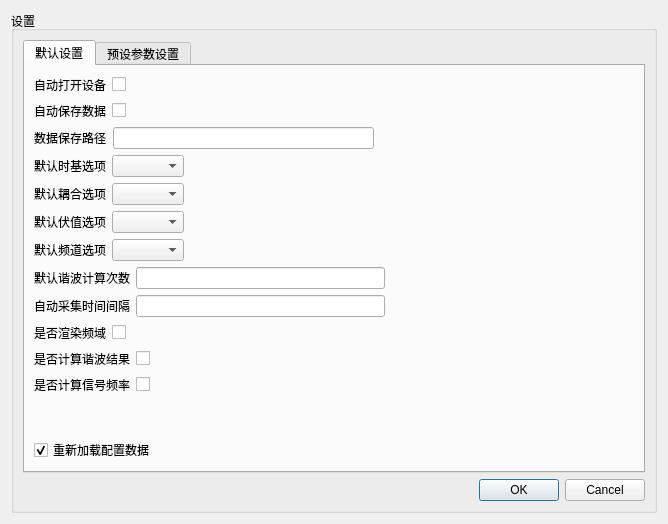
<?xml version="1.0" encoding="UTF-8"?>
<ui version="4.0">
 <class>Settings</class>
 <widget class="QDialog" name="Settings">
  <property name="geometry">
   <rect>
    <x>0</x>
    <y>0</y>
    <width>668</width>
    <height>524</height>
   </rect>
  </property>
  <property name="windowTitle">
   <string>Dialog</string>
  </property>
  <layout class="QVBoxLayout" name="verticalLayout_3">
   <item>
    <widget class="QGroupBox" name="groupBox">
     <property name="title">
      <string>设置</string>
     </property>
     <layout class="QVBoxLayout" name="verticalLayout_2">
      <item>
       <widget class="QTabWidget" name="tabWidget">
        <property name="currentIndex">
         <number>0</number>
        </property>
        <widget class="QWidget" name="tab">
         <attribute name="title">
          <string>默认设置</string>
         </attribute>
         <layout class="QGridLayout" name="gridLayout">
          <item row="2" column="0">
           <spacer name="verticalSpacer">
            <property name="orientation">
             <enum>Qt::Orientation::Vertical</enum>
            </property>
            <property name="sizeHint" stdset="0">
             <size>
              <width>20</width>
              <height>40</height>
             </size>
            </property>
           </spacer>
          </item>
          <item row="0" column="0">
           <layout class="QVBoxLayout" name="verticalLayout">
            <item>
             <layout class="QHBoxLayout" name="horizontalLayout" stretch="0,0,0">
              <item>
               <widget class="QLabel" name="label">
                <property name="text">
                 <string>自动打开设备</string>
                </property>
               </widget>
              </item>
              <item>
               <widget class="QCheckBox" name="autoOpenDevice">
                <property name="text">
                 <string/>
                </property>
               </widget>
              </item>
              <item>
               <spacer name="horizontalSpacer_2">
                <property name="orientation">
                 <enum>Qt::Orientation::Horizontal</enum>
                </property>
                <property name="sizeHint" stdset="0">
                 <size>
                  <width>40</width>
                  <height>20</height>
                 </size>
                </property>
               </spacer>
              </item>
             </layout>
            </item>
            <item>
             <layout class="QHBoxLayout" name="horizontalLayout_2" stretch="0,0,0">
              <item>
               <widget class="QLabel" name="label_2">
                <property name="text">
                 <string>自动保存数据</string>
                </property>
               </widget>
              </item>
              <item>
               <widget class="QCheckBox" name="autoSaveRawData">
                <property name="text">
                 <string/>
                </property>
               </widget>
              </item>
              <item>
               <spacer name="horizontalSpacer_12">
                <property name="orientation">
                 <enum>Qt::Orientation::Horizontal</enum>
                </property>
                <property name="sizeHint" stdset="0">
                 <size>
                  <width>40</width>
                  <height>20</height>
                 </size>
                </property>
               </spacer>
              </item>
             </layout>
            </item>
            <item>
             <layout class="QHBoxLayout" name="horizontalLayout_3">
              <item>
               <widget class="QLabel" name="label_3">
                <property name="text">
                 <string>数据保存路径</string>
                </property>
               </widget>
              </item>
              <item>
               <widget class="QLineEdit" name="autoSaveFolder"/>
              </item>
              <item>
               <spacer name="horizontalSpacer">
                <property name="orientation">
                 <enum>Qt::Orientation::Horizontal</enum>
                </property>
                <property name="sizeHint" stdset="0">
                 <size>
                  <width>40</width>
                  <height>20</height>
                 </size>
                </property>
               </spacer>
              </item>
             </layout>
            </item>
            <item>
             <layout class="QHBoxLayout" name="horizontalLayout_4">
              <item>
               <widget class="QLabel" name="label_4">
                <property name="text">
                 <string>默认时基选项</string>
                </property>
               </widget>
              </item>
              <item>
               <widget class="QComboBox" name="cb_timebase"/>
              </item>
              <item>
               <spacer name="horizontalSpacer_3">
                <property name="orientation">
                 <enum>Qt::Orientation::Horizontal</enum>
                </property>
                <property name="sizeHint" stdset="0">
                 <size>
                  <width>40</width>
                  <height>20</height>
                 </size>
                </property>
               </spacer>
              </item>
             </layout>
            </item>
            <item>
             <layout class="QHBoxLayout" name="horizontalLayout_5">
              <item>
               <widget class="QLabel" name="label_5">
                <property name="text">
                 <string>默认耦合选项</string>
                </property>
               </widget>
              </item>
              <item>
               <widget class="QComboBox" name="cb_coupling"/>
              </item>
              <item>
               <spacer name="horizontalSpacer_4">
                <property name="orientation">
                 <enum>Qt::Orientation::Horizontal</enum>
                </property>
                <property name="sizeHint" stdset="0">
                 <size>
                  <width>40</width>
                  <height>20</height>
                 </size>
                </property>
               </spacer>
              </item>
             </layout>
            </item>
            <item>
             <layout class="QHBoxLayout" name="horizontalLayout_6">
              <item>
               <widget class="QLabel" name="label_6">
                <property name="text">
                 <string>默认伏值选项</string>
                </property>
               </widget>
              </item>
              <item>
               <widget class="QComboBox" name="cb_voltage"/>
              </item>
              <item>
               <spacer name="horizontalSpacer_5">
                <property name="orientation">
                 <enum>Qt::Orientation::Horizontal</enum>
                </property>
                <property name="sizeHint" stdset="0">
                 <size>
                  <width>40</width>
                  <height>20</height>
                 </size>
                </property>
               </spacer>
              </item>
             </layout>
            </item>
            <item>
             <layout class="QHBoxLayout" name="horizontalLayout_7">
              <item>
               <widget class="QLabel" name="label_7">
                <property name="text">
                 <string>默认频道选项</string>
                </property>
               </widget>
              </item>
              <item>
               <widget class="QComboBox" name="cb_channel"/>
              </item>
              <item>
               <spacer name="horizontalSpacer_6">
                <property name="orientation">
                 <enum>Qt::Orientation::Horizontal</enum>
                </property>
                <property name="sizeHint" stdset="0">
                 <size>
                  <width>40</width>
                  <height>20</height>
                 </size>
                </property>
               </spacer>
              </item>
             </layout>
            </item>
            <item>
             <layout class="QHBoxLayout" name="horizontalLayout_8">
              <item>
               <widget class="QLabel" name="label_8">
                <property name="text">
                 <string>默认谐波计算次数</string>
                </property>
               </widget>
              </item>
              <item>
               <widget class="QLineEdit" name="harmonicCalculateCount"/>
              </item>
              <item>
               <spacer name="horizontalSpacer_7">
                <property name="orientation">
                 <enum>Qt::Orientation::Horizontal</enum>
                </property>
                <property name="sizeHint" stdset="0">
                 <size>
                  <width>40</width>
                  <height>20</height>
                 </size>
                </property>
               </spacer>
              </item>
             </layout>
            </item>
            <item>
             <layout class="QHBoxLayout" name="horizontalLayout_9">
              <item>
               <widget class="QLabel" name="label_9">
                <property name="text">
                 <string>自动采集时间间隔</string>
                </property>
               </widget>
              </item>
              <item>
               <widget class="QLineEdit" name="autoLoadDelay"/>
              </item>
              <item>
               <spacer name="horizontalSpacer_8">
                <property name="orientation">
                 <enum>Qt::Orientation::Horizontal</enum>
                </property>
                <property name="sizeHint" stdset="0">
                 <size>
                  <width>40</width>
                  <height>20</height>
                 </size>
                </property>
               </spacer>
              </item>
             </layout>
            </item>
            <item>
             <layout class="QHBoxLayout" name="horizontalLayout_10" stretch="0,0,0">
              <item>
               <widget class="QLabel" name="label_10">
                <property name="text">
                 <string>是否渲染频域</string>
                </property>
               </widget>
              </item>
              <item>
               <widget class="QCheckBox" name="autoRenderFrequency">
                <property name="text">
                 <string/>
                </property>
               </widget>
              </item>
              <item>
               <spacer name="horizontalSpacer_9">
                <property name="orientation">
                 <enum>Qt::Orientation::Horizontal</enum>
                </property>
                <property name="sizeHint" stdset="0">
                 <size>
                  <width>40</width>
                  <height>20</height>
                 </size>
                </property>
               </spacer>
              </item>
             </layout>
            </item>
            <item>
             <layout class="QHBoxLayout" name="horizontalLayout_11" stretch="0,0,0">
              <item>
               <widget class="QLabel" name="label_11">
                <property name="text">
                 <string>是否计算谐波结果</string>
                </property>
               </widget>
              </item>
              <item>
               <widget class="QCheckBox" name="autoCalculateHarmonicResult">
                <property name="text">
                 <string/>
                </property>
               </widget>
              </item>
              <item>
               <spacer name="horizontalSpacer_10">
                <property name="orientation">
                 <enum>Qt::Orientation::Horizontal</enum>
                </property>
                <property name="sizeHint" stdset="0">
                 <size>
                  <width>40</width>
                  <height>20</height>
                 </size>
                </property>
               </spacer>
              </item>
             </layout>
            </item>
            <item>
             <layout class="QHBoxLayout" name="horizontalLayout_12" stretch="0,0,0">
              <item>
               <widget class="QLabel" name="label_12">
                <property name="text">
                 <string>是否计算信号频率</string>
                </property>
               </widget>
              </item>
              <item>
               <widget class="QCheckBox" name="autoCalculateSingalFreq">
                <property name="text">
                 <string/>
                </property>
               </widget>
              </item>
              <item>
               <spacer name="horizontalSpacer_11">
                <property name="orientation">
                 <enum>Qt::Orientation::Horizontal</enum>
                </property>
                <property name="sizeHint" stdset="0">
                 <size>
                  <width>40</width>
                  <height>20</height>
                 </size>
                </property>
               </spacer>
              </item>
             </layout>
            </item>
           </layout>
          </item>
          <item row="3" column="0">
           <widget class="QCheckBox" name="isReload">
            <property name="text">
             <string>重新加载配置数据</string>
            </property>
            <property name="checked">
             <bool>true</bool>
            </property>
           </widget>
          </item>
         </layout>
        </widget>
        <widget class="QWidget" name="tab_2">
         <attribute name="title">
          <string>预设参数设置</string>
         </attribute>
         <layout class="QFormLayout" name="formLayout">
          <item row="0" column="0" colspan="2">
           <layout class="QHBoxLayout" name="horizontalLayout_13" stretch="2,1">
            <item>
             <widget class="QGroupBox" name="groupBox_2">
              <property name="title">
               <string>示波预设</string>
              </property>
              <layout class="QGridLayout" name="gridLayout_3">
               <item row="0" column="0">
                <widget class="QTableView" name="tableView"/>
               </item>
              </layout>
             </widget>
            </item>
            <item>
             <widget class="QGroupBox" name="groupBox_3">
              <property name="title">
               <string>编辑</string>
              </property>
              <layout class="QVBoxLayout" name="verticalLayout_4">
               <item>
                <layout class="QHBoxLayout" name="horizontalLayout_14">
                 <item>
                  <widget class="QLabel" name="label_13">
                   <property name="text">
                    <string>示波器</string>
                   </property>
                  </widget>
                 </item>
                 <item>
                  <widget class="QLineEdit" name="lineEdit"/>
                 </item>
                </layout>
               </item>
               <item>
                <layout class="QHBoxLayout" name="horizontalLayout_15">
                 <item>
                  <widget class="QLabel" name="label_19">
                   <property name="text">
                    <string>时基值</string>
                   </property>
                  </widget>
                 </item>
                 <item>
                  <widget class="QLineEdit" name="lineEdit_2"/>
                 </item>
                </layout>
               </item>
               <item>
                <layout class="QHBoxLayout" name="horizontalLayout_16">
                 <item>
                  <widget class="QLabel" name="label_14">
                   <property name="text">
                    <string>格子单位值</string>
                   </property>
                  </widget>
                 </item>
                 <item>
                  <widget class="QLineEdit" name="lineEdit_4"/>
                 </item>
                </layout>
               </item>
               <item>
                <layout class="QHBoxLayout" name="horizontalLayout_17">
                 <item>
                  <widget class="QLabel" name="label_15">
                   <property name="text">
                    <string>样本数</string>
                   </property>
                  </widget>
                 </item>
                 <item>
                  <widget class="QLineEdit" name="lineEdit_3"/>
                 </item>
                </layout>
               </item>
               <item>
                <layout class="QHBoxLayout" name="horizontalLayout_18">
                 <item>
                  <widget class="QLabel" name="label_16">
                   <property name="text">
                    <string>示波单位</string>
                   </property>
                  </widget>
                 </item>
                 <item>
                  <widget class="QComboBox" name="comboBox_2"/>
                 </item>
                </layout>
               </item>
               <item>
                <layout class="QHBoxLayout" name="horizontalLayout_19">
                 <item>
                  <widget class="QLabel" name="label_17">
                   <property name="text">
                    <string>格子刻度</string>
                   </property>
                  </widget>
                 </item>
                 <item>
                  <widget class="QSpinBox" name="spinBox"/>
                 </item>
                </layout>
               </item>
               <item>
                <layout class="QHBoxLayout" name="horizontalLayout_20">
                 <item>
                  <widget class="QLabel" name="label_18">
                   <property name="text">
                    <string>格子刻度最大值</string>
                   </property>
                  </widget>
                 </item>
                 <item>
                  <widget class="QSpinBox" name="spinBox_2"/>
                 </item>
                </layout>
               </item>
               <item>
                <layout class="QHBoxLayout" name="horizontalLayout_21">
                 <item>
                  <widget class="QLabel" name="label_20">
                   <property name="text">
                    <string>频域单位</string>
                   </property>
                  </widget>
                 </item>
                 <item>
                  <widget class="QComboBox" name="comboBox_3"/>
                 </item>
                </layout>
               </item>
               <item>
                <layout class="QHBoxLayout" name="horizontalLayout_22">
                 <item>
                  <widget class="QLabel" name="label_21">
                   <property name="text">
                    <string>频域范围</string>
                   </property>
                  </widget>
                 </item>
                 <item>
                  <widget class="QDoubleSpinBox" name="doubleSpinBox"/>
                 </item>
                </layout>
               </item>
               <item>
                <layout class="QHBoxLayout" name="horizontalLayout_23">
                 <item>
                  <widget class="QPushButton" name="pushButton">
                   <property name="text">
                    <string>保存</string>
                   </property>
                  </widget>
                 </item>
                 <item>
                  <widget class="QPushButton" name="pushButton_2">
                   <property name="text">
                    <string>清空</string>
                   </property>
                  </widget>
                 </item>
                </layout>
               </item>
              </layout>
             </widget>
            </item>
           </layout>
          </item>
         </layout>
        </widget>
       </widget>
      </item>
      <item>
       <widget class="QDialogButtonBox" name="buttonBox">
        <property name="orientation">
         <enum>Qt::Orientation::Horizontal</enum>
        </property>
        <property name="standardButtons">
         <set>QDialogButtonBox::StandardButton::Cancel|QDialogButtonBox::StandardButton::Ok</set>
        </property>
       </widget>
      </item>
     </layout>
    </widget>
   </item>
  </layout>
 </widget>
 <resources/>
 <connections>
  <connection>
   <sender>buttonBox</sender>
   <signal>accepted()</signal>
   <receiver>Settings</receiver>
   <slot>accept()</slot>
   <hints>
    <hint type="sourcelabel">
     <x>248</x>
     <y>254</y>
    </hint>
    <hint type="destinationlabel">
     <x>157</x>
     <y>274</y>
    </hint>
   </hints>
  </connection>
  <connection>
   <sender>buttonBox</sender>
   <signal>rejected()</signal>
   <receiver>Settings</receiver>
   <slot>reject()</slot>
   <hints>
    <hint type="sourcelabel">
     <x>316</x>
     <y>260</y>
    </hint>
    <hint type="destinationlabel">
     <x>286</x>
     <y>274</y>
    </hint>
   </hints>
  </connection>
 </connections>
</ui>
